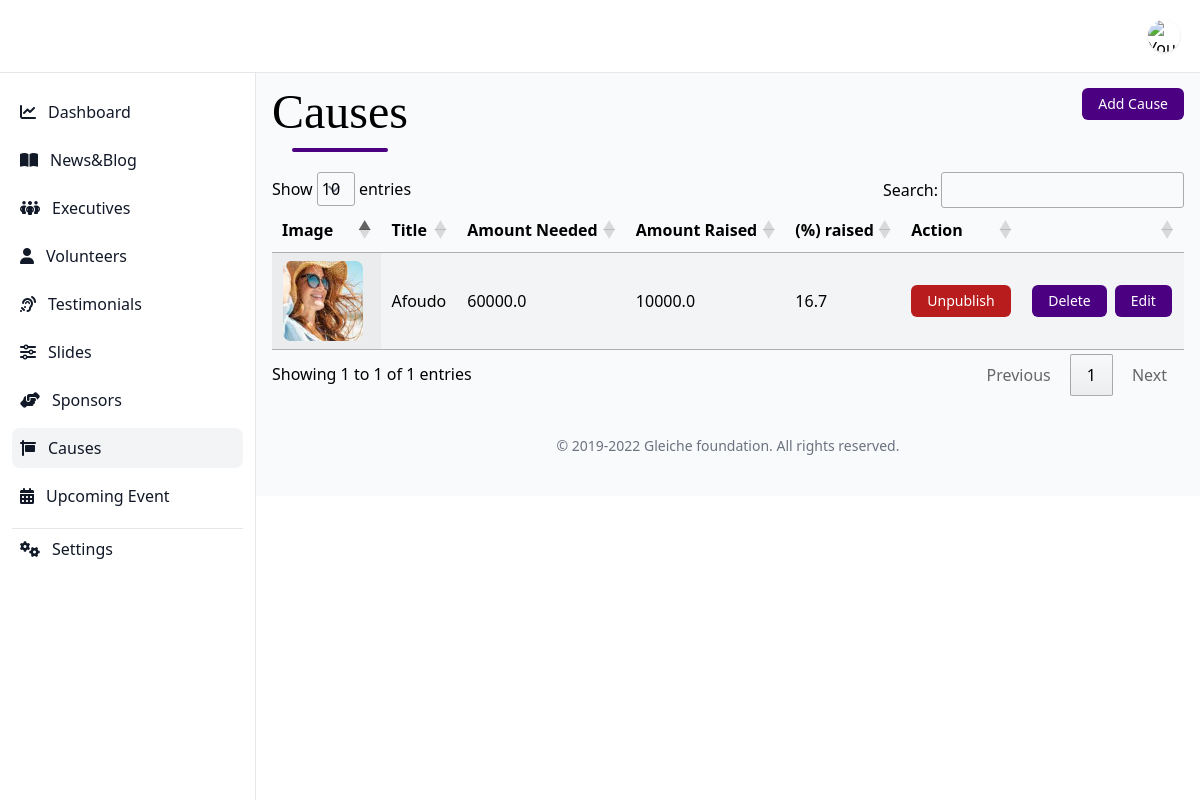
The app's page /system/causes/, older data.
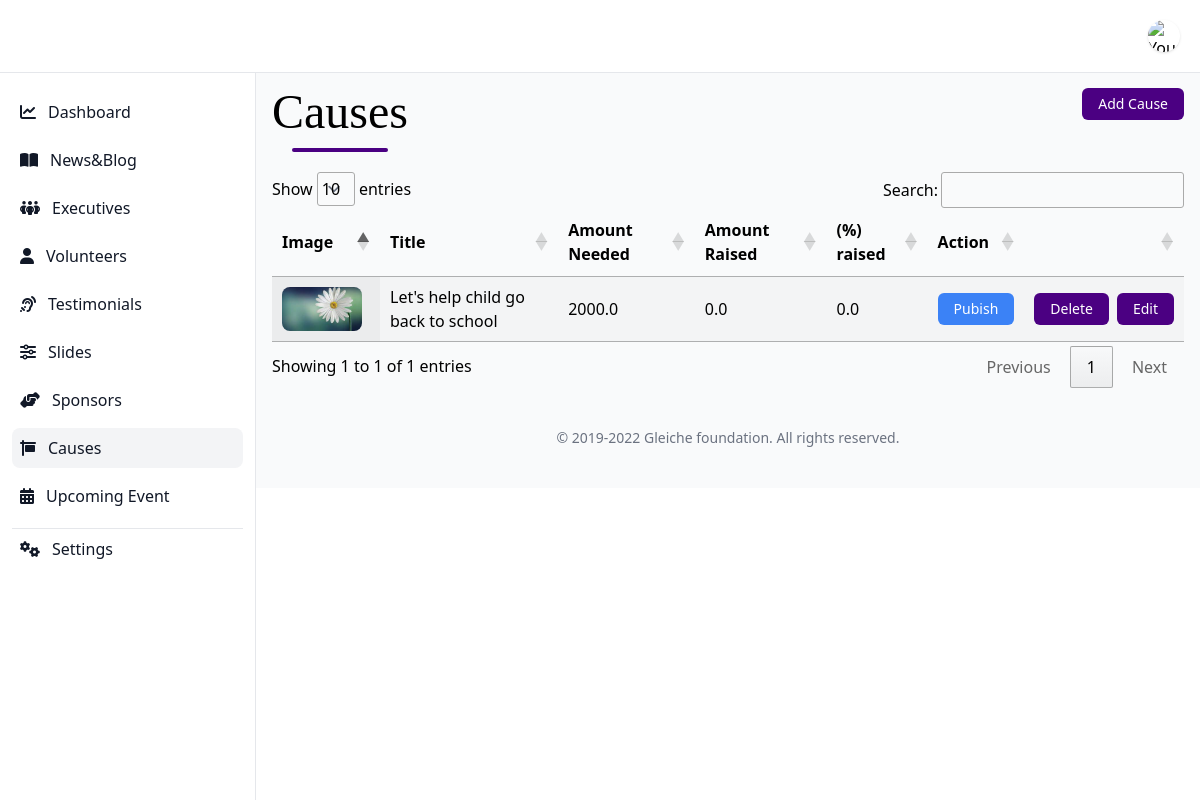
The same page, newer data.
### backend/models.py (models this page shows, shortened)
class Cause(models.Model):
    title = models.CharField(max_length=200, null=False)
    image = models.ImageField(upload_to=causes_images_upload_to_dir, default=default_gleiche_banner_image, blank=True)
    description = models.TextField()
    amount_needed = models.FloatField()
    amount_raised = models.FloatField(blank=True, default=0.0)
    date_created = models.DateTimeField(auto_now_add=True)
    publish = models.BooleanField(default=False)
    def percentage_complete(self):
        if self.amount_raised == 0:
            return
        return (self.amount_raised/self.amount_needed)*100

### backend/views.py (the view)
# urls.py: path('causes/', views.causes, name="system_causes"),
def causes(request):
    causes = Cause.objects.all().order_by('-date_created')
    data = {
        'causes': causes
    }
    return render(request, 'backend/causes.html', data)

### backend/templates/backend/causes.html (shortened to what this page needs)
{% extends 'backend/main.html' %}
{% block main %}
<div class="flex justify-between">
    {% include 'backend/includes/page_header.html' with title='Causes' %}
    <div>
        {% url 'add_cause' as action_url %}
        {% include 'backend/components/link_button.html' with text="Add Cause" link=action_url %}
    </div>
</div>
<div class=" mt-5">
    <table class="table_id display">
        <thead>
            <tr>
                <th>Image</th>
                <th>Title</th>
                <th>Amount Needed</th>
                <th>Amount Raised</th>
                <th>(%) raised</th>
                <th>Action</th>
                <th></th>
            </tr>
        </thead>
        <tbody>
            {% for item in causes %}
            <tr>
                <td>
                    <div class="flex flex-col items-center">
                        <div class="w-20 mr-2">
                            <img class="rounded-lg" src="/static/images{{item.image.url}}" alt="">
                        </div>
                    </div>
                </td>
                <td>{{item.title}}</td>
                <td>{{item.amount_needed}}</td>
                <td>{{item.amount_raised}}</td>
                <td>{{item.percentage_complete|default_if_none:0|floatformat:1}}</td>
                <td>
                    {% if item.publish == 0 %}
                    <button
                        class="inline-block px-4 py-1.5 bg-blue-500 hover:bg-blue-200 hover:shadow-2xl transition-all rounded-md text-white text-sm change_publish_status"
                        data-executive_id="{{item.id}}" data-publish_executive="{{item.publish}}">Pubish
                    </button>
                    {% else %}
                    <button
                        class="inline-block px-4 py-1.5 bg-red-700 hover:bg-red-200 hover:shadow-2xl transition-all rounded-md text-white text-sm change_publish_status"
                        data-executive_id="{{item.id}}" data-publish_executive="{{item.publish}}">Unpublish
                    </button>
                    {% endif %}
                </td>
                <td>
                    <div class="flex">
                        <form action="{% url 'delete_cause' item.id %}" method="POST" class="mr-2">
                            {% include 'backend/components/submit_button.html' with text="Delete" style="bg-red-700" %}
                        </form>
                        {% url 'update_cause' item.id as updated_action_url %}
                        {% include 'backend/components/link_button.html' with text="Edit" link=updated_action_url %}
                    </div>
                </td>
            </tr>
            {% endfor %}
        </tbody>
    </table>
</div>
{% endblock %}

### backend/templates/backend/components/link_button.html
<a href="{{link}}"
    class="inline-block px-4 py-1.5 bg-primary hover:bg-primary-200 hover:shadow-2xl transition-all rounded-md text-white text-sm {{style}}">
    {{text}}
</a>

### backend/templates/backend/components/submit_button.html
<button type="submit"
    class="inline-block px-4 py-1.5 bg-primary hover:bg-primary-200 hover:shadow-2xl transition-all rounded-md text-white text-sm {{style}}">
    {{text}}
</button>

Row changes from the older to the newer data that the page shows:
removed Cause: image (picture), title "Afoudo", amount_needed "60000.0", amount_raised "10000.0", percentage_complete "16.7", text "Delete", text "Edit"
added Cause: image (picture), title "Let's help child go back to school", amount_needed "2000.0", amount_raised "0.0", percentage_complete "0.0", text "Delete", text "Edit"
